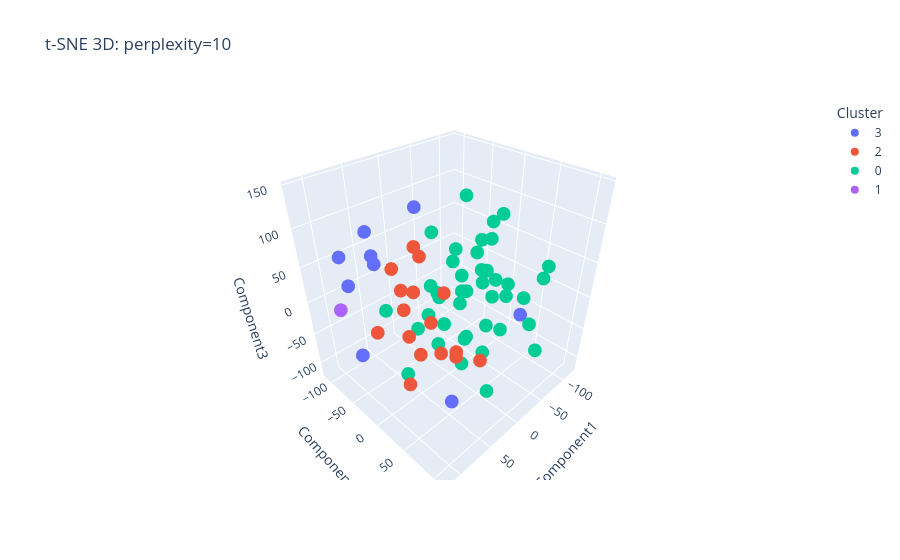

Notebook code for this chart:
### Markdown cell above
**Аналитический комментарий.** t-SNE подчёркивает локальное сходство магазинов, поэтому хорошо показывает компактные группы и пограничные точки. Однако t-SNE может визуально усиливать разделение даже там, где глобальные расстояния неустойчивы. Поэтому совпадение t-SNE-картинки с метками кластеров является дополнительным аргументом, но не единственным основанием выбора модели.

### Code cell
tsne_p = valid_perplexities[min(len(valid_perplexities) - 1, 1)]
X_tsne_3 = TSNE(n_components=3, perplexity=tsne_p, random_state=RANDOM_STATE, init='pca', learning_rate='auto').fit_transform(X_main)
tsne3_df = plot_df.copy()
tsne3_df['Component1'] = X_tsne_3[:, 0]
tsne3_df['Component2'] = X_tsne_3[:, 1]
tsne3_df['Component3'] = X_tsne_3[:, 2]
fig = px.scatter_3d(
    tsne3_df,
    x='Component1', y='Component2', z='Component3',
    color='Cluster',
    hover_data=['ShopCode', 'City', 'Region', 'ShopFormat', 'sales_qty_total', 'revenue_total', 'unique_products_count'],
    title=f't-SNE 3D: perplexity={tsne_p}',
)
fig.show()

### Figure 1 — Plotly figure (JSON) as saved in the notebook; plotly's stock layout.template omitted (floating-point values rounded to 4 significant figures; data arrays with more than 128 entries replaced by an {"elided": "..."} marker saying what was removed)
{"data": [{"customdata": [["103", "Город-016", "Регион-002", "0", 1543, 80680.0, 25], ["106", "Город-016", "Регион-002", "0", 4342, 217200.0, 22], ["1117", "Город-037", "Регион-008", "1", 2176, 106800.0, 27], ["1159", "Город-034", "Регион-006", "1", 1186, 66020.0, 26], ["187", "Город-024", "Регион-005", "0", 305, 14270.0, 20], ["2107", "Город-021", "Регион-004", "2", 1809, 90540.0, 32], ["2112", "Город-034", "Регион-006", "2", 1633, 91740.0, 22], ["2175", "Город-016", "Регион-002", "2", 2506, 125100.0, 31], ["2176", "Город-012", "Регион-008", "2", 3715, 180900.0, 24]], "hovertemplate": "Cluster=3<br>Component1=%{x}<br>Component2=%{y}<br>Component3=%{z}<br>ShopCode=%{customdata[0]}<br>City=%{customdata[1]}<br>Region=%{customdata[2]}<br>ShopFormat=%{customdata[3]}<br>sales_qty_total=%{customdata[4]}<br>revenue_total=%{customdata[5]}<br>unique_products_count=%{customdata[6]}<extra></extra>", "legendgroup": "3", "marker": {"color": "#636efa", "symbol": "circle"}, "mode": "markers", "name": "3", "scene": "scene", "showlegend": true, "type": "scatter3d", "x": [84.05, 51.66, 72.65, 28.78, 112.2, 96.28, -120.4, 74.45, 57.55], "y": [-98.34, -88.24, -48.92, -23.93, -29.02, -65.47, 23.08, 78.23, -67.28], "z": [55.76, 80.88, 73.81, 125.7, -34.34, 37.12, -75.35, -56.78, 48.32]}, {"customdata": [["1101", "Город-036", "Регион-007", "1", 4114, 214000.0, 54], ["1124", "Город-026", "Регион-007", "1", 3688, 191200.0, 47], ["1129", "Город-021", "Регион-004", "1", 7136, 365100.0, 49], ["1161", "Город-017", "Регион-007", "1", 5693, 295800.0, 49], ["2126", "Город-021", "Регион-004", "2", 6667, 356100.0, 41], ["2184", "Город-021", "Регион-004", "2", 4708, 226200.0, 49], ["2449", "Город-021", "Регион-004", "2", 3098, 170300.0, 97], ["271", "Город-021", "Регион-004", "2", 4593, 237800.0, 73], ["2740", "Город-009", "Регион-004", "2", 2831, 149300.0, 63], ["280", "Город-036", "Регион-007", "2", 4723, 246800.0, 84], ["297", "Город-016", "Регион-002", "2", 7655, 391200.0, 60], ["3116", "Город-003", "Регион-004", "3", 3946, 210300.0, 42], ["3156", "Город-036", "Регион-007", "3", 4204, 225100.0, 94], ["3157", "Город-032", "Регион-004", "3", 4332, 229200.0, 56], ["3741", "Город-044", "Регион-002", "3", 5354, 274200.0, 52], ["395", "Город-021", "Регион-004", "3", 5126, 274100.0, 78]], "hovertemplate": "Cluster=2<br>Component1=%{x}<br>Component2=%{y}<br>Component3=%{z}<br>ShopCode=%{customdata[0]}<br>City=%{customdata[1]}<br>Region=%{customdata[2]}<br>ShopFormat=%{customdata[3]}<br>sales_qty_total=%{customdata[4]}<br>revenue_total=%{customdata[5]}<br>unique_products_count=%{customdata[6]}<extra></extra>", "legendgroup": "2", "marker": {"color": "#EF553B", "symbol": "circle"}, "mode": "markers", "name": "2", "scene": "scene", "showlegend": true, "type": "scatter3d", "x": [116.3, 62.6, 61.15, -24.45, 92.63, 75.82, 27.22, 64.46, 10.07, 36.32, 0.4578, 76.15, 21.17, 83.36, 86.94, 36.92], "y": [13.41, -3.796, 71.5, -92.3, 81.8, 4.104, 38.8, -7.965, 61.57, -23.68, -111.7, 50.17, 12.3, 40.4, 23.51, -9.682], "z": [28.05, -21.16, -3.535, 28.24, 29.1, 55.7, -40.51, 16.97, -50.39, 19.51, -4.056, 39.08, 28.89, -6.281, -61.82, 74.66]}, {"customdata": {"elided": "42x7 mixed values"}, "hovertemplate": "Cluster=0<br>Component1=%{x}<br>Component2=%{y}<br>Component3=%{z}<br>ShopCode=%{customdata[0]}<br>City=%{customdata[1]}<br>Region=%{customdata[2]}<br>ShopFormat=%{customdata[3]}<br>sales_qty_total=%{customdata[4]}<br>revenue_total=%{customdata[5]}<br>unique_products_count=%{customdata[6]}<extra></extra>", "legendgroup": "0", "marker": {"color": "#00cc96", "symbol": "circle"}, "mode": "markers", "name": "0", "scene": "scene", "showlegend": true, "type": "scatter3d", "x": [21.18, -54.54, -3.29, -100.4, -86.81, -17.54, -86.5, 57.66, -29.75, -62.78, -102.9, -23.87, -9.63, -62.5, -70.18, -23.72, 2.315, -45.47, 0.1945, -13.28, 0.9738, -46.16, -18.5, -24.87, -59.62, -6.583, -62.61, -25.36, -60.24, -63.29, 17.95, -37.63, -41.27, -37.78, -94.61, 17.24, -58.88, 44.84, -45.42, -28.57, -84.43, -18.29], "y": [40.29, 30.78, 77.31, -19.93, 73.07, -6.893, -21.73, -17.32, -53.31, -35.82, 9.745, -2.544, -19.39, -27.91, 59.21, -55.35, -15.63, -39.24, 66.67, 14.29, 25.48, 102.0, 70.31, -47.9, 7.178, 35.96, 76.41, 27.41, -100.0, 9.042, -40.44, -6.69, 32.62, -81.79, -33.27, 82.49, 11.17, -70.45, 18.46, 110.3, -62.3, 5.204], "z": [45.57, 108.2, -0.9266, 64.35, 26.56, 62.93, -25.02, -95.42, -29.61, -35.03, -20.43, 24.89, -53.03, -112.5, -1.142, 64.27, -1.125, 19.61, -106.6, -60.19, 145.7, 74.82, 34.11, -115.8, 20.19, 80.75, -28.42, 46.02, -56.18, 64.89, -57.1, -7.446, 2.221, -88.29, 34.66, 78.66, -66.57, -28.98, -102.1, -27.44, -81.48, -113.8]}, {"customdata": [["1170", "Город-012", "Регион-004", "1", 40, 1802.0, 2]], "hovertemplate": "Cluster=1<br>Component1=%{x}<br>Component2=%{y}<br>Component3=%{z}<br>ShopCode=%{customdata[0]}<br>City=%{customdata[1]}<br>Region=%{customdata[2]}<br>ShopFormat=%{customdata[3]}<br>sales_qty_total=%{customdata[4]}<br>revenue_total=%{customdata[5]}<br>unique_products_count=%{customdata[6]}<extra></extra>", "legendgroup": "1", "marker": {"color": "#ab63fa", "symbol": "circle"}, "mode": "markers", "name": "1", "scene": "scene", "showlegend": true, "type": "scatter3d", "x": [103.0], "y": [-79.32], "z": [-0.985]}], "layout": {"legend": {"title": {"text": "Cluster"}, "tracegroupgap": 0}, "scene": {"domain": {"x": [0, 1], "y": [0, 1]}, "xaxis": {"title": {"text": "Component1"}}, "yaxis": {"title": {"text": "Component2"}}, "zaxis": {"title": {"text": "Component3"}}}, "title": {"text": "t-SNE 3D: perplexity=10"}}}
